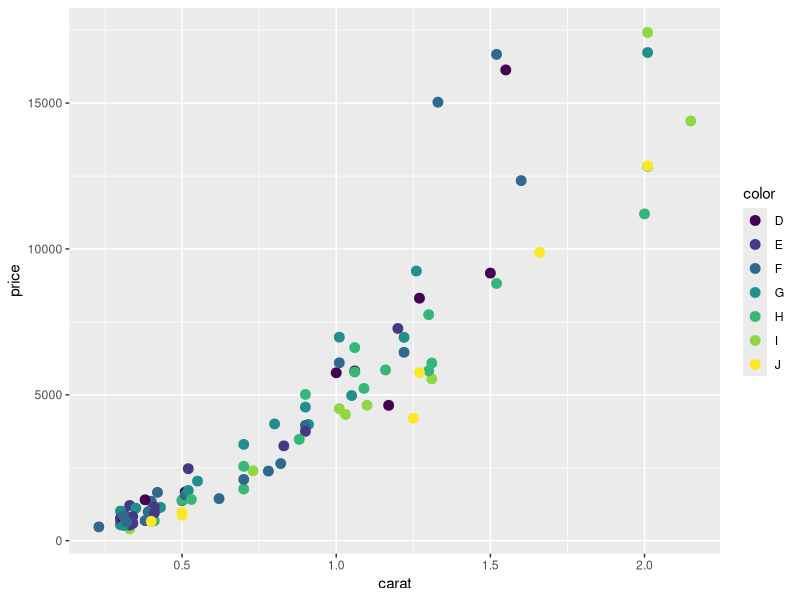
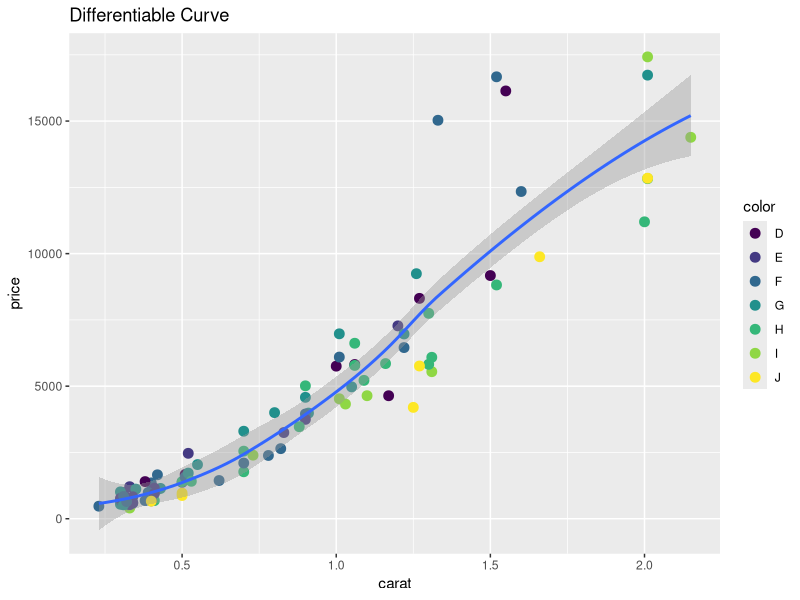
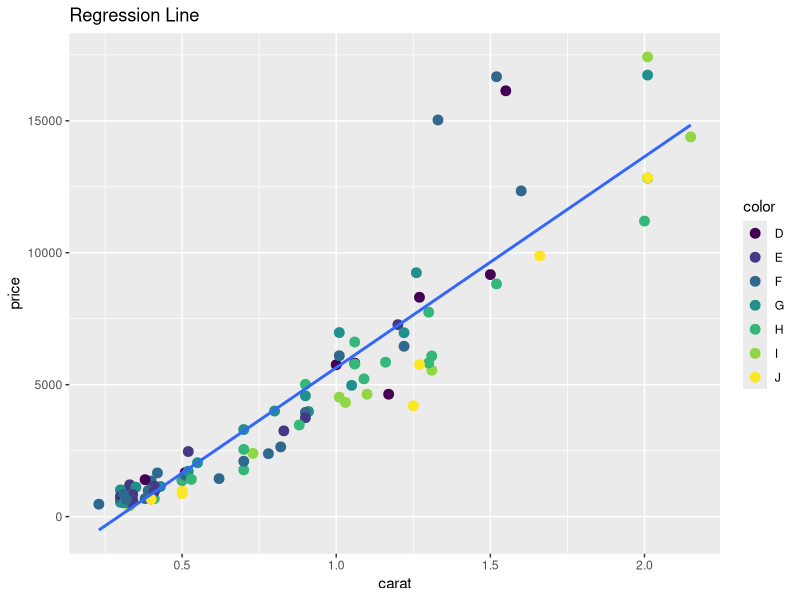
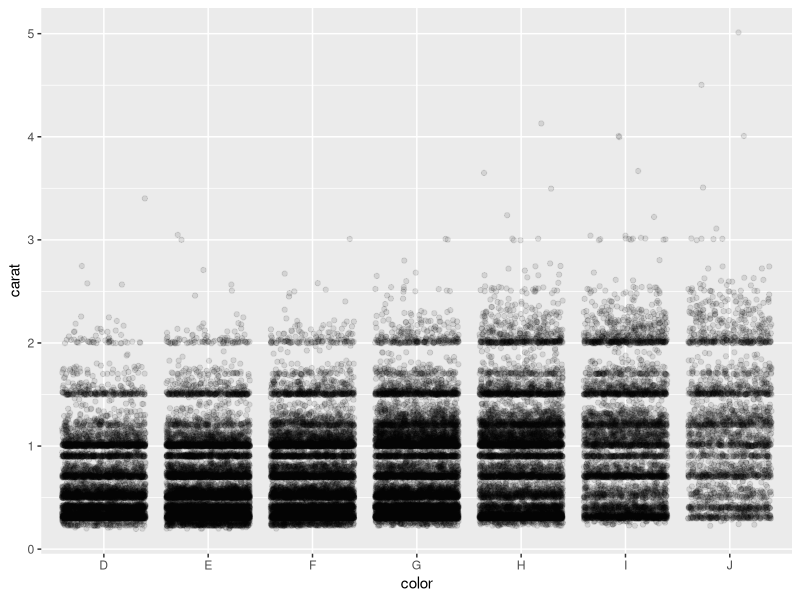
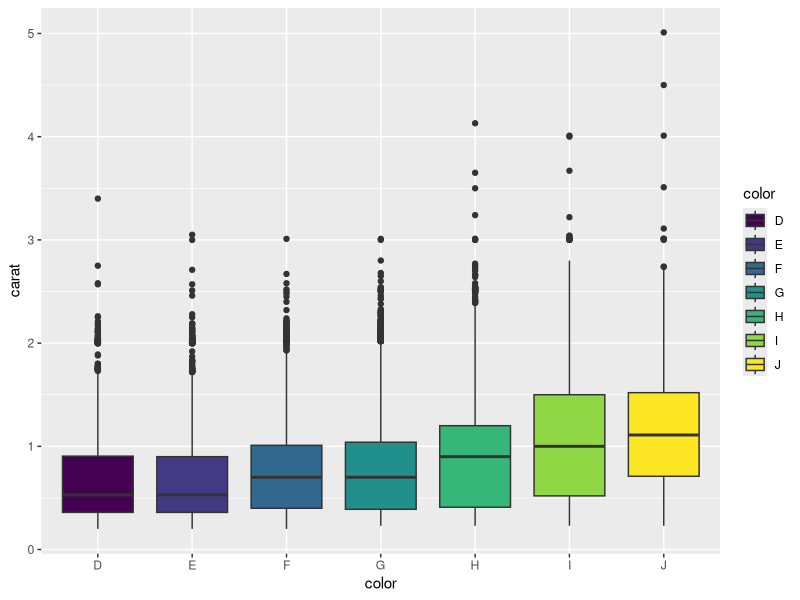
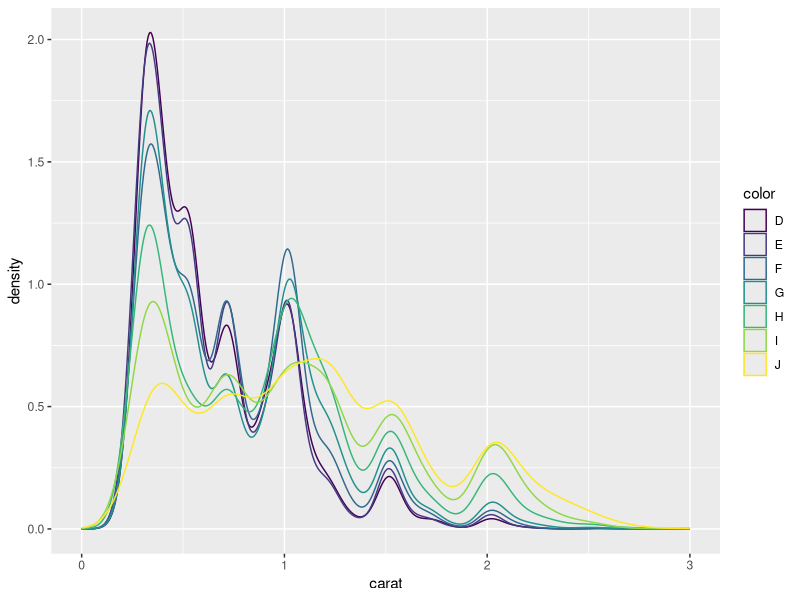
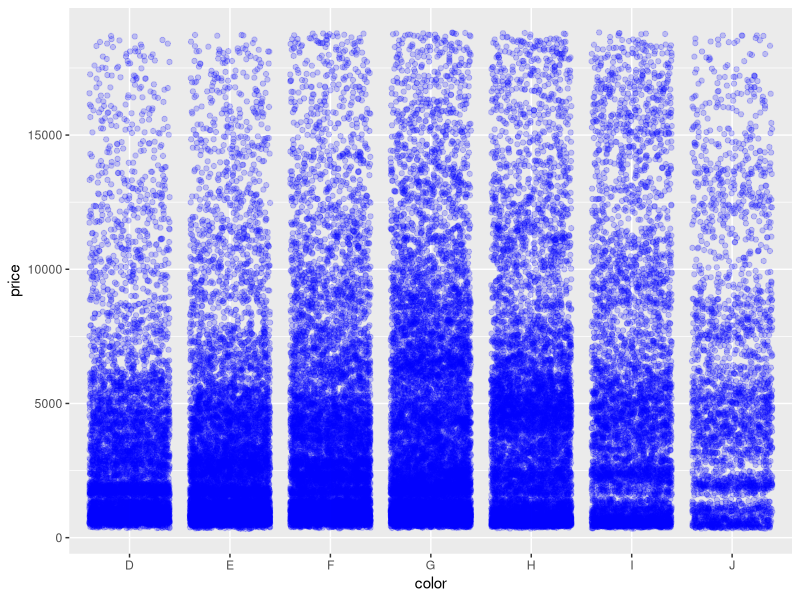
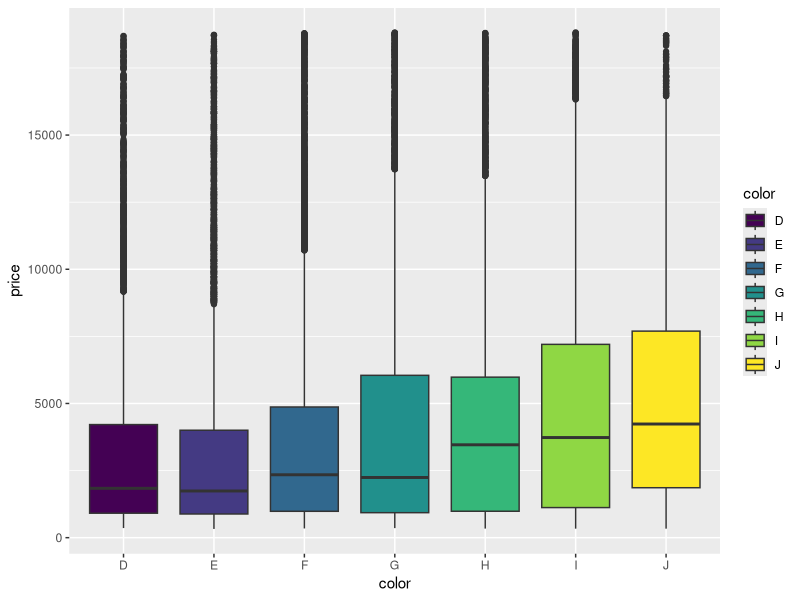

Reproduce these figures in R, in order.
library(ggplot2)
str(diamonds) ##describes data columns and datatypes
table(diamonds$color)
# output of 3rd line
#D     E     F     G     H     I     J 
#6775  9797  9542 11292  8304  5422  2808 
#Since color is a factor variable with 7 levels, we can plot carat vs. price with color represented by various colors. 
#Also, since the diamonds data frame is large, lets take a random sample of 100 records.
set.seed(123)
dsample <- diamonds[sample(nrow(diamonds), 100), ]
#Plot the points from the sample.
cpc0 <- ggplot(data = dsample, aes(carat, price, color)) 
cpc1 <- cpc0 + geom_point(aes(color = color), size = 3)
cpc1 
#Now we add a differentiable curve and regression line.
cpc2 <- cpc1 + geom_smooth()
cpc2 + ggtitle("Differentiable Curve")
##Regression Line
cpc3 <- cpc1 + geom_smooth(method = "lm", se = FALSE)
cpc3 + ggtitle("Regression Line")
#We can observe an apparent linear relationship between price and carat but it 
#is difficult to discern if any relationship exists between price and color with the above graphs. 
#Therefore,we will explore the impact of color using geom_jitter using the full diamonds data frame.
# for color and carat.
cpc_carat <- ggplot(data = diamonds, aes(x = color, y = carat)) 
cpc_carat + geom_jitter(alpha = 0.1)
#boxplot
cpc_carat + geom_boxplot(aes(fill = color))
#From both of the above plots, we notice that there may be a relationship between color and carat with higher carats boasting a higher color. 
#Density plots for carat with each color.
cpc_carat_den <- ggplot(data = diamonds, aes(x = carat))
cpc_carat_den + geom_density(aes(color = color)) + scale_x_continuous(limits = c(0,3))
#The density plot is consistent with our earlier observation suggesting a relationship.
#For color and price
cpc_price <- ggplot(data = diamonds, aes(x = color, y = price)) 
cpc_price + geom_jitter(alpha = 0.2, color = "blue")
cpc_price + geom_boxplot(aes(fill = color))
#Similar to our observations of color and carat, we notice that higher prices 
#are associated with the colors further away from the start of the alphabet.
#Density plot of price consistent with density plot of carat.
cpc_price_den <- ggplot(data = diamonds, aes(x = price))
cpc_price_den + geom_density(aes(color = color)) + scale_x_continuous(limits = c(0,17000))
#we see that colors D, E, F, and G are peaked at a lower price than the remaining colors of H, I, and J, 
#suggesting a relationship between color and price.
#Since carat and price appear to have a linear relationship, we expect price/carat to 
#illustrate a similar relationship.
#For color and price/carat:
cpc_pc <- ggplot(data = diamonds, aes(x = color, y = price/carat)) 
cpc_pc + geom_jitter(alpha = 0.2, color = "green")
cpc_pc + geom_boxplot(aes(fill = color))
cpc_pc_den <- ggplot(data = diamonds, aes(x = price/carat))
cpc_pc_den + geom_density(aes(color = color)) + scale_x_continuous(limits = c(0,12000))
#Based on all of the above plots, we observe that color does have a relationship with price and carat.
head(diamonds)
##For above r codes taken help of https://rpubs.com/krask/98655 
install.packages("dplyr")
library(dplyr)
head(diamonds,10)## to get first 10 records.
ggplot(data = diamonds, aes(price,fill= cut))+
  scale_fill_brewer(type = 'qual')+
  geom_histogram()+
  scale_x_log10()+
  facet_wrap(~color, ncol=3)
## From above code , Different plots for colors in 3 rows and used colorbrewer and facetwrap.
ggplot(data=diamonds, aes(y=price, x=table, color=cut))+
  scale_fill_brewer(type = 'qual')+
  geom_jitter(position = position_jitter(height = 0))+
  scale_x_continuous(limits = c(50,80), breaks = seq(50,80,2))
summary(diamonds)

